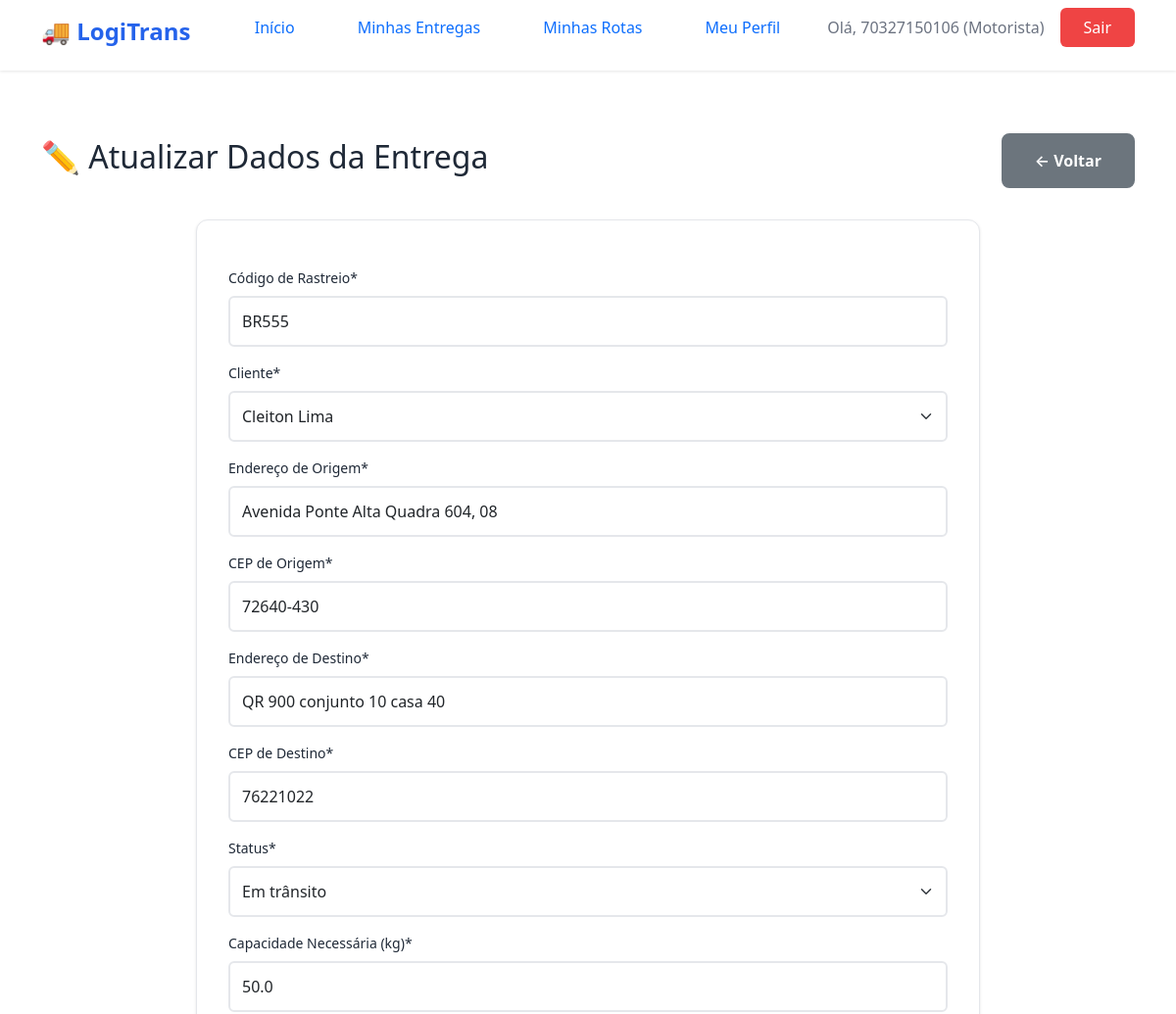
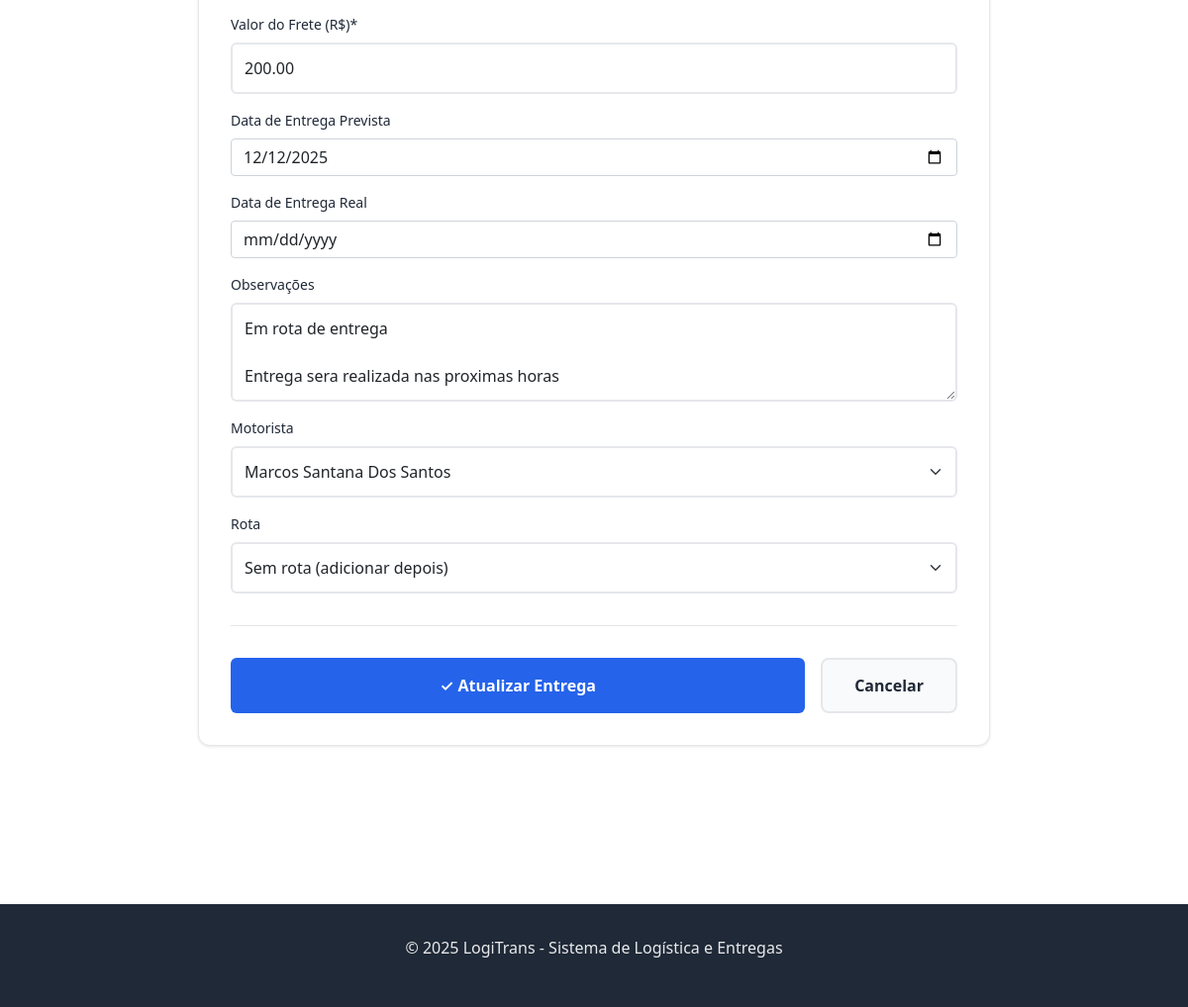
The page /entregas/1/editar/ (signed in) on the database its author committed (2 pictures, top to bottom).
### logistica/models.py (models this page shows, shortened)
class Entrega(models.Model):
    STATUS_ENTREGA = [
        ('pendente', 'Pendente'),
        ('em_transito', 'Em trânsito'),
        ('entregue', 'Entregue'),
        ('cancelada', 'Cancelada'),
        ('remarcada', 'Remarcada'),
    ]
    codigo_rastreio = models.CharField(max_length=20, unique=True)
    cliente = models.ForeignKey(Cliente, on_delete=models.CASCADE, related_name='entregas')
    endereco_origem = models.CharField(max_length=255)
    cep_origem = models.CharField(max_length=9)
    endereco_destino = models.CharField(max_length=255)
    cep_destino = models.CharField(max_length=9)
    status = models.CharField(max_length=20, choices=STATUS_ENTREGA, default='pendente')
    capacidade_necessaria = models.FloatField()
    valor_frete = models.DecimalField(max_digits=10, decimal_places=2)
    data_solicitacao = models.DateField(auto_now_add=True)
    data_entrega_prevista = models.DateField(null=True, blank=True)
    data_entrega_real = models.DateField(null=True, blank=True)
    obs = models.TextField(blank=True, null=True)
    motorista = models.ForeignKey(
        Motorista,
        on_delete=models.SET_NULL,
        null=True,
        blank=True,
        related_name='entregas'
    )
    rota = models.ForeignKey(
        Rota,
        on_delete=models.SET_NULL,
        null=True,
        blank=True,
        related_name='entregas',
        verbose_name='Rota'
    )
    class Meta:
        verbose_name = 'Entrega'
        verbose_name_plural = 'Entregas'
        ordering = ['-data_solicitacao']

### logistica/views.py (the view)
# urls.py: path('entregas/<int:id>/editar/', views.atualizar_entrega, name='atualizar_entrega'),
@login_required
@user_passes_test(lambda u: is_admin_or_motorista(u))
def atualizar_entrega(request, id):
    entrega = get_object_or_404(Entrega, id=id)
    if not can_edit_entrega(request.user, entrega):
        messages.error(request, 'Acesso negado. Você só pode editar suas próprias entregas.')
        return redirect('list_entrega')
    if request.method == 'POST':
        form = EntregaForm(request.POST, instance=entrega)
        if form.is_valid():
            motorista = get_motorista_from_user(request.user)
            if motorista and not request.user.is_staff:
                form.instance.motorista = motorista
            nova_rota = form.cleaned_data.get('rota')
            if nova_rota and entrega.rota != nova_rota:
                if not entrega.pode_ser_adicionada_na_rota(nova_rota):
                    messages.warning(request, 'Capacidade da rota excedida! Rota não foi alterada.')
                    form.instance.rota = entrega.rota  # Manter rota anterior
            form.save()
            messages.success(request, 'Dados da entrega atualizados com sucesso!')
            return redirect('list_entrega')
        else:
            messages.error(request, 'Erro ao atualizar entrega.')
    else:
        form = EntregaForm(instance=entrega)
    context = {
        'form': form,
        'entrega': entrega,
    }
    return render(request, 'log/atualizar_entrega.html', context)

### logistica/context_processors.py (called while the page is built)
def user_permissions(request):
    context = {}
    if request.user.is_authenticated:
        context['is_admin'] = request.user.is_staff
        context['is_motorista'] = is_motorista(request.user)
        motorista = get_motorista_from_user(request.user)
        if motorista:
            context['user_motorista'] = motorista
            context['motorista_nome'] = motorista.nome
            context['motorista_id'] = motorista.id
        if request.user.is_staff:
            context['user_profile'] = 'admin'
        elif motorista:
            context['user_profile'] = 'motorista'
        else:
            context['user_profile'] = 'cliente'
    return context

### logistica/models.py (called while the page is built)
    def __str__(self):
        return self.nome

    def __str__(self):
        return self.nome

### logistica/permissions.py (called while the page is built, shortened)
def is_admin(user):
    return user.is_authenticated and user.is_staff

def is_motorista(user):
    if not user.is_authenticated:
        return False
    if hasattr(user, 'motorista_profile') and user.motorista_profile is not None:
        return True

def is_admin_or_motorista(user):
    if not user.is_authenticated:
        return False
    return is_admin(user) or is_motorista(user)

def get_motorista_from_user(user):
    if not user.is_authenticated:
        return None
    if hasattr(user, 'motorista_profile') and user.motorista_profile:
        return user.motorista_profile

def can_edit_entrega(user, entrega_obj):
    if not user.is_authenticated:
        return False
    if is_admin(user):  # CORRIGIDO: usa a função unificada
        return True
    user_motorista = get_motorista_from_user(user)  # CORRIGIDO: usa função auxiliar
    if user_motorista:
        return entrega_obj.motorista and entrega_obj.motorista.id == user_motorista.id
    return False

### logistica/templates/log/atualizar_entrega.html (shortened to what this page needs)
{% extends 'log/base.html' %}
{% load crispy_forms_tags %}
{% block content %}
<section class="page-section">
    <div class="container">
        <div class="page-header">
            <h1>✏️ Atualizar Dados da Entrega</h1>
            <a href="{% url 'list_entrega' %}" class="btn-secondary">← Voltar</a>
        </div>
        <div class="form-card">
            <form method="post" enctype="multipart/form-data" class="form-styled">
                {{ form|crispy }}
                <div class="form-actions">
                    <button type="submit" class="btn-submit">
                        <span>✓</span> Atualizar Entrega
                    </button>
                    <a href="{% url 'list_entrega' %}" class="btn-cancel">Cancelar</a>
                </div>
            </form>
        </div>
    </div>
</section>
{% endblock %}

### logistica/templates/log/base.html (shortened to what this page needs)
{% load static %}
<html lang="pt-BR">
<head>
    <link rel="stylesheet" href="{% static 'log/style.css' %}">
    <link href="https://cdn.jsdelivr.net/npm/bootstrap@5.0.0-beta2/dist/css/bootstrap.min.css" rel="stylesheet">
</head>
<body>
    <nav class="navbar">
        <div class="container">
            <div class="nav-brand">
                <h1>🚚 LogiTrans</h1>
            </div>
            <ul class="nav-menu">
                <li><a href="{% url 'home' %}" class="nav-link">Início</a></li>
                {% if user.is_authenticated %}
                    {% if user.is_staff %}
                        <li><a href="{% url 'list_entrega' %}" class="nav-link">Entregas</a></li>
                        <li><a href="{% url 'list_rota' %}" class="nav-link">Rotas</a></li>
                        <li><a href="{% url 'list_motorista' %}" class="nav-link">Motoristas</a></li>
                        <li><a href="{% url 'list_veiculo' %}" class="nav-link">Veículos</a></li>
                        <li><a href="{% url 'list_cliente' %}" class="nav-link">Clientes</a></li>
                    {% elif user.perfil.tipo_usuario == 'motorista' or user_motorista %}
                        <li><a href="{% url 'list_entrega' %}" class="nav-link">Minhas Entregas</a></li>
                        <li><a href="{% url 'list_rota' %}" class="nav-link">Minhas Rotas</a></li>
                        {% if user_motorista %}
            <li><a href="{% url 'atualizar_motorista' user_motorista.id %}" class="nav-link">Meu Perfil</a></li>
                        {% endif %}
                    {% else %}
                        <li><a href="{% url 'buscar_entrega' %}" class="nav-link">Rastrear Entrega</a></li>
                    {% endif %}
                    <li class="user-info">
                        <span>Olá, {{ user.username }}
                            {% if user.is_staff %}(Admin) {% elif user.perfil.tipo_usuario == 'motorista' %}
                                (Motorista)
                            {% endif %}
                        </span>
                        <a href="{% url 'logout' %}" class="btn-logout">Sair</a>
            {% else %}
                <li><a href="{% url 'login' %}" class="btn-login">Entrar</a></li>
            {% endif %}
            </ul>
        </div>
    </nav>
    <main class="main-content">
        {% block content %}
        {% endblock %}
    </main>
    <footer class="footer">
        <div class="container">
            <p>&copy; 2025 LogiTrans - Sistema de Logística e Entregas</p>
        </div>
    </footer>
</body>
</html>

### logistica/static/log/style.css (style rules this page uses)
* { margin: 0; padding: 0; box-sizing: border-box; }
:root { --primary-color: #2563eb; --primary-dark: #1e40af; --secondary-color: #10b981; --danger-color: #ef4444; --warning-color: #f59e0b; --text-primary: #1f2937; --text-secondary: #6b7280; --bg-light: #f9fafb; --bg-white: #ffffff; --border-color: #e5e7eb; --shadow: 0 1px 3px rgba(0, 0, 0, 0.1); --shadow-lg: 0 10px 15px -3px rgba(0, 0, 0, 0.1); }
body { font-family: 'Segoe UI', Tahoma, Geneva, Verdana, sans-serif; color: var(--text-primary); background-color: var(--bg-light); line-height: 1.6; }
.container { max-width: 1200px; margin: 0 auto; padding: 0 20px; }
.navbar { background-color: var(--bg-white); box-shadow: var(--shadow); position: sticky; top: 0; z-index: 1000; padding: 1rem 0; }
.navbar .container { display: flex; justify-content: space-between; align-items: center; }
.nav-brand h1 { font-size: 1.5rem; color: var(--primary-color); font-weight: 700; }
.nav-menu { display: flex; list-style: none; gap: 2rem; align-items: center; }
.nav-link { color: var(--text-primary); text-decoration: none; font-weight: 500; transition: color 0.3s; }
.user-info { display: flex; align-items: center; gap: 1rem; }
.user-info span { color: var(--text-secondary); }
.btn-login, .btn-logout { background-color: var(--primary-color); color: white; padding: 0.5rem 1.5rem; border-radius: 6px; text-decoration: none; font-weight: 500; transition: background-color 0.3s; }
.btn-logout { background-color: var(--danger-color); }
.main-content { min-height: calc(100vh - 200px); padding: 2rem 0; }
.form-control { width: 100%; padding: 0.75rem; border: 2px solid var(--border-color); border-radius: 6px; font-size: 1rem; transition: border-color 0.3s; }
.btn-submit { width: 100%; background-color: var(--primary-color); color: white; padding: 0.875rem; border: none; border-radius: 6px; font-size: 1rem; font-weight: 600; cursor: pointer; transition: background-color 0.3s; }
.btn-secondary { background-color: var(--bg-light); color: var(--text-primary); padding: 0.875rem 2rem; border-radius: 8px; text-decoration: none; font-weight: 600; display: inline-block; transition: background-color 0.3s; border: 2px solid var(--border-color); }
.page-section { padding: 2rem 0; }
.form-card { background: var(--bg-white); border-radius: 12px; box-shadow: var(--shadow-lg); padding: 2rem; max-width: 800px; margin: 0 auto; }
.form-styled { margin-top: 1rem; }
.form-styled label { display: block; margin-bottom: 0.5rem; color: var(--text-primary); font-weight: 500; }
.form-styled input[type="text"], .form-styled input[type="email"], .form-styled input[type="number"], .form-styled input[type="tel"], .form-styled input[type="file"], .form-styled select, .form-styled textarea { width: 100%; padding: 0.75rem; border: 2px solid var(--border-color); border-radius: 6px; font-size: 1rem; transition: border-color 0.3s; font-family: inherit; }
.form-styled textarea { min-height: 100px; resize: vertical; }
.form-actions { display: flex; gap: 1rem; margin-top: 2rem; padding-top: 2rem; border-top: 1px solid var(--border-color); }
.btn-cancel { background-color: var(--bg-light); color: var(--text-primary); padding: 0.875rem 2rem; border-radius: 8px; text-decoration: none; font-weight: 600; display: inline-block; transition: background-color 0.3s; border: 2px solid var(--border-color); }
.page-header { display: flex; justify-content: space-between; align-items: center; margin-bottom: 2rem; }
.page-header h1 { font-size: 2rem; color: var(--text-primary); }
.footer { background-color: var(--text-primary); color: white; text-align: center; padding: 2rem 0; margin-top: 4rem; }
.footer p { opacity: 0.9; }
.form-card { background: white; padding: 2rem; border-radius: 0.75rem; box-shadow: 0 1px 3px rgba(0, 0, 0, 0.1); border: 1px solid #e5e7eb; margin-bottom: 2rem; }
.form-label { display: block; font-size: 0.875rem; font-weight: 500; color: #374151; margin-bottom: 0.5rem; }
.form-control { width: 100%; padding: 0.75rem; border: 1px solid #d1d5db; border-radius: 0.5rem; font-size: 0.875rem; transition: border-color 0.2s, box-shadow 0.2s; }
.alert, .stat-card, .form-card { animation: fadeIn 0.3s ease-out; }

### rows shown on the page
Entrega: codigo_rastreio "BR555", cliente "Cleiton Lima", endereco_origem "Avenida Ponte Alta Quadra 604, 08", cep_origem "72640-430", endereco_destino "QR 900 conjunto 10 casa 40", cep_destino "76221022", status "Em trânsito", capacidade_necessaria "50.0", valor_frete "200.00", data_entrega_prevista "12/12/2025", obs "Em rota de entrega Entrega sera realizada nas proximas horas", motorista "Marcos Santana Dos Santos", rota "Sem rota (adicionar depois)"

### other values the page prints
{{ user.username }} "70327150106"
